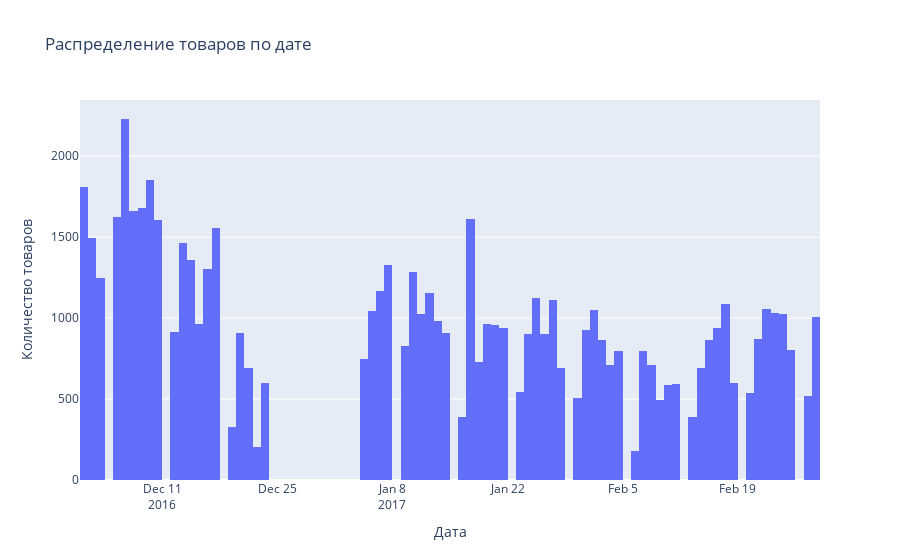
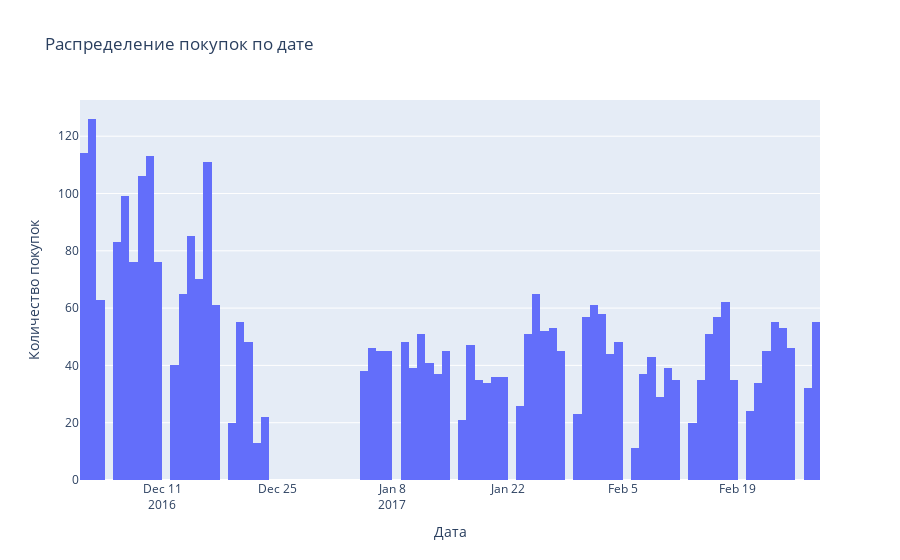

The notebook cell saved with these charts, in order:
### Code cell
#гистграмма для товаров по дате
fig = px.histogram(data_purchase, x="purchase_date", title = 'Распределение товаров по дате', nbins=100)
fig.update_layout(yaxis_title="Количество товаров", xaxis_title="Дата")
fig.show()

#гистграмма для покупок по дате
fig = px.histogram(data_purchase.groupby('purchase_id').agg({'purchase_date': 'max'}), 
                   x="purchase_date", title = 'Распределение покупок по дате', nbins=100)
fig.update_layout(yaxis_title="Количество покупок", xaxis_title="Дата")
fig.show()

### Figure 1 — Plotly figure (JSON) as saved in the notebook; plotly's stock layout.template omitted (floating-point values rounded to 4 significant figures; data arrays with more than 128 entries replaced by an {"elided": "..."} marker saying what was removed)
{"data": [{"alignmentgroup": "True", "bingroup": "x", "hovertemplate": "purchase_date=%{x}<br>count=%{y}<extra></extra>", "legendgroup": "", "marker": {"color": "#636efa", "pattern": {"shape": ""}}, "name": "", "nbinsx": 100, "offsetgroup": "", "orientation": "v", "showlegend": false, "type": "histogram", "x": {"elided": "66465 str values"}, "xaxis": "x", "yaxis": "y"}], "layout": {"barmode": "relative", "legend": {"tracegroupgap": 0}, "title": {"text": "Распределение товаров по дате"}, "xaxis": {"anchor": "y", "domain": [0, 1], "title": {"text": "Дата"}}, "yaxis": {"anchor": "x", "domain": [0, 1], "title": {"text": "Количество товаров"}}}}

### Figure 2 — Plotly figure (JSON) as saved in the notebook; plotly's stock layout.template omitted (floating-point values rounded to 4 significant figures; data arrays with more than 128 entries replaced by an {"elided": "..."} marker saying what was removed)
{"data": [{"alignmentgroup": "True", "bingroup": "x", "hovertemplate": "purchase_date=%{x}<br>count=%{y}<extra></extra>", "legendgroup": "", "marker": {"color": "#636efa", "pattern": {"shape": ""}}, "name": "", "nbinsx": 100, "offsetgroup": "", "orientation": "v", "showlegend": false, "type": "histogram", "x": {"elided": "3471 str values"}, "xaxis": "x", "yaxis": "y"}], "layout": {"barmode": "relative", "legend": {"tracegroupgap": 0}, "title": {"text": "Распределение покупок по дате"}, "xaxis": {"anchor": "y", "domain": [0, 1], "title": {"text": "Дата"}}, "yaxis": {"anchor": "x", "domain": [0, 1], "title": {"text": "Количество покупок"}}}}
